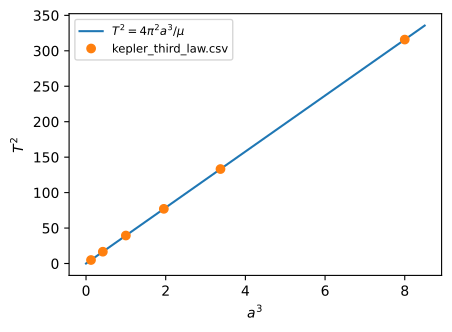

Source code (Python):
"""Figure 5: Kepler's third law, T^2 against a^3, from kepler_third_law.csv."""
import csv
from pathlib import Path

import matplotlib
matplotlib.use("Agg")  # write a file; never open a window
import matplotlib.pyplot as plt
import numpy as np

ROOT = Path(__file__).resolve().parent.parent

MU = 1.0
with (ROOT/"kepler_third_law.csv").open(newline="") as source:
    rows = list(csv.DictReader(source))
a_cubed = np.linspace(0.0, 8.5, 2)

fig, ax = plt.subplots(figsize=(4.8, 3.4))
ax.plot(a_cubed, 4.0*np.pi**2*a_cubed/MU, color="tab:blue",
        label=r"$T^2=4\pi^2a^3/\mu$")
ax.plot([float(row["a_cubed"]) for row in rows],
        [float(row["T_squared"]) for row in rows], "o", color="tab:orange",
        label="kepler_third_law.csv")
ax.set_xlabel("$a^3$")
ax.set_ylabel("$T^2$")
ax.legend(loc="upper left", fontsize="small")
fig.savefig(Path(__file__).with_suffix(".pdf"), bbox_inches="tight",
            metadata={"CreationDate": None})  # same bytes on every run
